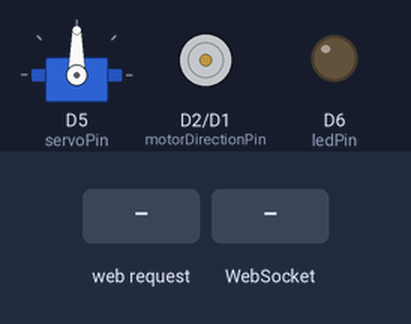
A sketch run on a simulated ESP8266 (NodeMCU). Parts: servo, direction and speed pins drawn as motors (green arrow = direction pin HIGH = forward, orange = LOW = backward, longer = more drive), output pins drawn as LEDs (lit = HIGH). Inputs (shaded band) come from the test bench. WiFi joins after 1.5 s; servers stay silent unless stated; what the sketch prints to the serial monitor is not drawn.

Above: at 2.7 s.
2.8 s: HTTP request GET /toggle received
At 3.2 s:
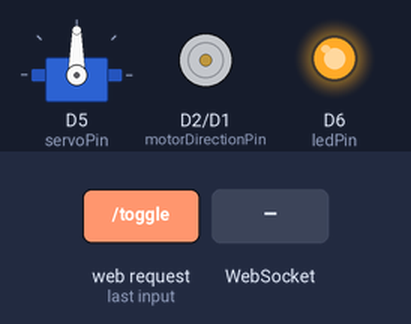
4.3 s: WebSocket text "1" received
At 5.5 s:
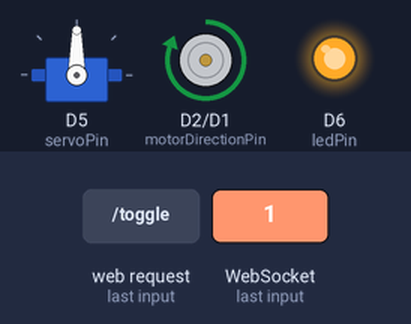
5.8 s: WebSocket text "toggleLED" received
At 6.7 s:
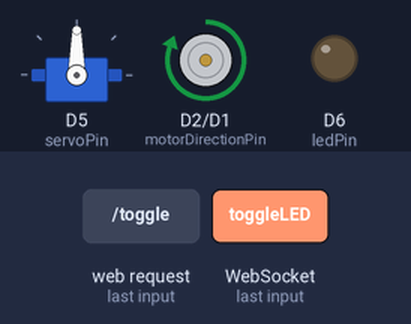
Timing chart, 0 to 8.8 s (numbered marks = the images above; inputs shaded):
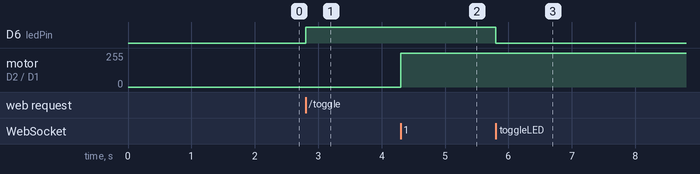

The sketch:

wificar.ino
```cpp
#include <ESP8266WiFi.h>
#include <ESP8266WebServer.h>
#include <ESP8266mDNS.h>
#include <WebSocketsServer.h>
#include <Servo.h>
#include <ArduinoJson.h>

const char* ssid = "Your WiFi name";
const char* password = "Your WiFi password";

const int ledPin = D6;
const int motorSpeedPin = D1; // PWM pin for controlling motor speed
const int motorDirectionPin = D2; // Pin for controlling motor direction
const int servoPin = D5;

bool ledState = false;
Servo servo;

ESP8266WebServer server(80);
WebSocketsServer webSocket(81);

void handleRoot() {
  String html ="<!DOCTYPE html>"
                "<html>"
                "<head>"
                "<meta name='viewport' content='width=device-width, initial-scale=1.0'>"
                "<style>"
                "  canvas {"
                "    border: 1px solid black;"
                "  }"
                "</style>"
                "<script>"
                "  let socket;"
                "  function init() {"
                "    socket = new WebSocket('ws://' + location.hostname + ':81/');"
                "    socket.onopen = function(event) {"
                "      console.log('WebSocket connected');"
                "    };"
                "    var canvas = document.getElementById('controlCanvas');"
                "    canvas.width = window.innerWidth;"
                "    canvas.height = canvas.width;"
                "    draw();"
                "  }"
                "  function toggleLED() {"
                "    socket.send('toggleLED');"
                "  }"
                "let canvas, ctx, centerX, centerY, circleRadius;"
                "let thumbX, thumbY, isDragging = false;"

                ""
                "function init() {"
                "  canvas = document.getElementById('controlCanvas');"
                "  ctx = canvas.getContext('2d');"
                "  centerX = canvas.width / 2;"
                "  centerY = canvas.height / 2;"
                "  circleRadius = 50;"
                ""
                "  thumbX = centerX;"
                "  thumbY = centerY;"
                ""
                "  canvas.addEventListener('touchstart', handleTouchStart, false);"
                "  canvas.addEventListener('touchmove', handleTouchMove, false);"
                "  canvas.addEventListener('touchend', handleTouchEnd, false);"
                ""
                "  socket = new WebSocket('ws://' + window.location.hostname + ':81');"
                ""
                "  draw();"
                "}"
                ""
                "function handleTouchStart(e) {"
                "  e.preventDefault();"
                "  isDragging = true;"
                "}"
                ""
                "function handleTouchMove(e) {"
                "  if (!isDragging) return;"
                "  e.preventDefault();"
                ""
                "  let rect = canvas.getBoundingClientRect();"
                "  let touch = e.touches[0];"
                "  thumbX = touch.clientX - rect.left;"
                "  thumbY = touch.clientY - rect.top;"
                ""
                "  let dx = thumbX - centerX;"
                "  let dy = thumbY - centerY;"
                "  let distance = Math.sqrt(dx * dx + dy * dy);"
                ""
                "  if (distance > circleRadius) {"
                "    thumbX = centerX + (dx / distance) * circleRadius;"
                "    thumbY = centerY + (dy / distance) * circleRadius;"
                "  }"
                ""
                "  sendControl(dx / circleRadius, dy / circleRadius);"
                ""
                "  draw();"
                "}"
                ""
                "function handleTouchEnd(e) {"
                "  e.preventDefault();"
                "  isDragging = false;"
                "  thumbX = centerX;"
                "  thumbY = centerY;"
                ""
                "  sendControl(0, 0);"
                ""
                "  draw();"
                "}"
                ""
                "function draw() {"
                "  ctx.clearRect(0, 0, canvas.width, canvas.height);"
                ""
                "  ctx.beginPath();"
                "  ctx.arc(centerX, centerY, circleRadius, 0, 2 * Math.PI);"
                "  ctx.stroke();"
                ""
                "  ctx.beginPath();"
                "  ctx.arc(thumbX, thumbY, 20, 0, 2 * Math.PI);"
                "  ctx.fill();"
                "}"
                ""
                "function sendControl(x, y) {"
                "  if (socket.readyState === WebSocket.OPEN) {"
                "    let message = {"
                "      x: x.toFixed(2),"
                "      y: y.toFixed(2)"
                "    };"
                "    socket.send(JSON.stringify(message));"
                "  }"
                "}"
               "</script>"
                "</head>"
                "<body onload='init()'>"
                "  <h1>Wi-Fi Car Control</h1>"
                "  <button onclick='toggleLED()'>Toggle LED</button><br><br>"
                "  <canvas id='controlCanvas'></canvas>"
                "</body>"
                "</html>";

  server.send(200, "text/html", html);
}

void handleToggle() {
  ledState = !ledState;
  digitalWrite(ledPin, ledState ? HIGH : LOW);
  server.sendHeader("Location", "/");
  server.send(303, "text/plain", "");
}

void webSocketEvent(uint8_t num, WStype_t type, uint8_t *payload, size_t length) {
  if (type == WStype_TEXT) {
    String message = String((char *)payload);

    if (message == "toggleLED") {
      digitalWrite(ledPin, !digitalRead(ledPin));
      return;
    }

    StaticJsonDocument<64> doc;
    deserializeJson(doc, message);

    float x = doc["x"].as<float>();
    float y = doc["y"].as<float>();

    if(x < -1)
      x = -1;
    else if(x > 1)
      x = 1;

    int servoAngle = map(x * 100, -100, 100, 0, 180);
    int motorSpeed = map(abs(y * 100), 0, 100, 0, 255);
    bool motorDirection = y >= 0;
    if(motorDirection)
      motorSpeed = 255 - motorSpeed;

    servo.write(servoAngle);
    analogWrite(motorSpeedPin, motorSpeed);
    digitalWrite(motorDirectionPin, motorDirection);
  }
}

void setup() {
  Serial.begin(9600);
  pinMode(ledPin, OUTPUT);
  digitalWrite(ledPin, LOW);
  pinMode(motorSpeedPin, OUTPUT);
  pinMode(motorDirectionPin, OUTPUT);

  servo.attach(servoPin);
  servo.write(90);

  WiFi.begin(ssid, password);
  Serial.print("Connecting to ");
  Serial.print(ssid);

  while (WiFi.status() != WL_CONNECTED) {
    delay(500);
    Serial.print(".");
  }
  Serial.println();
  Serial.print("Connected, IP address: ");
  Serial.println(WiFi.localIP());

  if (MDNS.begin("wificar")) {
    Serial.println("MDNS responder started");
  }

  server.on("/", handleRoot);
  server.on("/toggle", handleToggle);
  server.begin();

  webSocket.begin();
  webSocket.onEvent(webSocketEvent);
}

void loop() {
  server.handleClient();
  webSocket.loop();
}
```

Measured:
- after the input at 2.8 s, D6 (ledPin): LOW → HIGH at once
- after the input at 4.3 s, motor on D2 (motorDirectionPin) / D1 (motorSpeedPin): stopped → forward 255/255 at once
- after the input at 5.8 s, D6 (ledPin): HIGH → LOW at once
